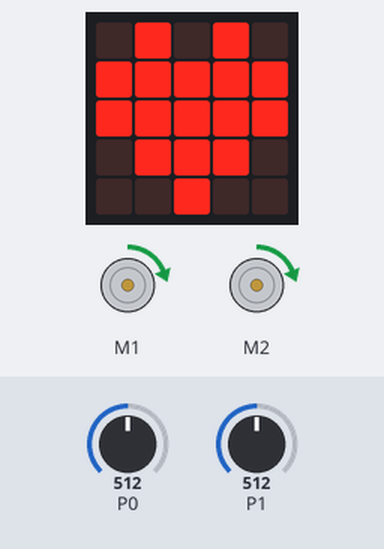
This program was run on a simulated BBC micro:bit (MakeCode). Parts: the board's 5×5 LED display, 2 × DC motor (green arrow = forward, orange = backward, longer = faster). The inputs (shaded band) are chosen by the test bench; at power-on: P0 = 512, P1 = 512 (analog values on the 0–1023 scale).

Above: at 3.3 s.
3.4 s: P0 set to 716
4.9 s: P1 set to 716
6.4 s: P0 set to 511
7.9 s: P1 set to 122
9.4 s: P0 set to 122
10.9 s: P1 set to 306
Timing chart, 0 to 13.4 s (numbered marks = the images above; inputs shaded):
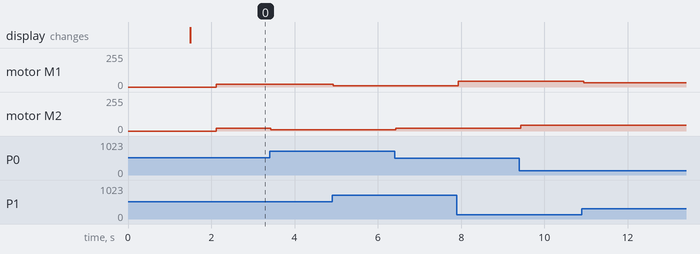

The program:

main.ts
```typescript
let LDRIzq = 0
let LDRDRCH = 0
basic.pause(1000)
let maxLDRDRCH = pins.analogReadPin(AnalogPin.P0)
let maxLDRIZq = pins.analogReadPin(AnalogPin.P1)
basic.pause(500)
let potIZQ = 20
let potDRCH = 20
basic.showIcon(IconNames.Heart)
basic.forever(function () {
    LDRDRCH = pins.analogReadPin(AnalogPin.P0)
    LDRIzq = pins.analogReadPin(AnalogPin.P1)
    potIZQ = Math.map(LDRIzq, maxLDRIZq, 2, 20, 50)
    potDRCH = Math.map(LDRDRCH, maxLDRDRCH, 2, 20, 50)
    maqueen.motorRun(maqueen.Motors.M1, maqueen.Dir.CW, potIZQ)
    maqueen.motorRun(maqueen.Motors.M2, maqueen.Dir.CW, potDRCH)
    basic.pause(25)
})
```

test.ts
```typescript
// aquí va el archivo "tests"; esto no se compilará cuando este paquete se utilice como una extensión.
```

Measured:
- after the input at 3.4 s, motor M2: forward 20/255 → forward 8/255 at once
- after the input at 4.9 s, motor M1: forward 20/255 → forward 8/255 at once
- after the input at 6.4 s, motor M2: forward 8/255 → forward 20/255 at once
- after the input at 7.9 s, motor M1: forward 8/255 → forward 43/255 at once
- after the input at 9.4 s, motor M2: forward 20/255 → forward 43/255 at once
- after the input at 10.9 s, motor M1: forward 43/255 → forward 32/255 at once
